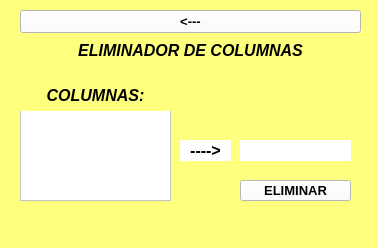
<?xml version="1.0" encoding="UTF-8"?>
<ui version="4.0">
 <class>Ventana_Eliminar_Columnas</class>
 <widget class="QMainWindow" name="Ventana_Eliminar_Columnas">
  <property name="geometry">
   <rect>
    <x>0</x>
    <y>0</y>
    <width>378</width>
    <height>248</height>
   </rect>
  </property>
  <property name="windowTitle">
   <string>Eliminador de Columnas</string>
  </property>
  <property name="styleSheet">
   <string notr="true">background-color: rgb(255, 255, 127);</string>
  </property>
  <widget class="QWidget" name="centralwidget">
   <widget class="QPushButton" name="eliminar">
    <property name="geometry">
     <rect>
      <x>240</x>
      <y>180</y>
      <width>111</width>
      <height>21</height>
     </rect>
    </property>
    <property name="font">
     <font>
      <pointsize>10</pointsize>
      <weight>75</weight>
      <bold>true</bold>
     </font>
    </property>
    <property name="styleSheet">
     <string notr="true">QPushButton:hover{
	
	background-color: rgb(165, 175, 173);
}
QPushButton{
	background-color: rgb(255, 255, 255);
}</string>
    </property>
    <property name="text">
     <string>ELIMINAR</string>
    </property>
   </widget>
   <widget class="QLabel" name="img">
    <property name="geometry">
     <rect>
      <x>260</x>
      <y>80</y>
      <width>71</width>
      <height>51</height>
     </rect>
    </property>
    <property name="text">
     <string/>
    </property>
    <property name="pixmap">
     <pixmap>../multimedia/eliminar.png</pixmap>
    </property>
    <property name="scaledContents">
     <bool>true</bool>
    </property>
   </widget>
   <widget class="QListWidget" name="listaColumnas">
    <property name="geometry">
     <rect>
      <x>20</x>
      <y>110</y>
      <width>151</width>
      <height>91</height>
     </rect>
    </property>
    <property name="styleSheet">
     <string notr="true">background-color: rgb(255, 255, 255);</string>
    </property>
   </widget>
   <widget class="QLabel" name="titulo_2">
    <property name="geometry">
     <rect>
      <x>20</x>
      <y>80</y>
      <width>151</width>
      <height>31</height>
     </rect>
    </property>
    <property name="font">
     <font>
      <pointsize>12</pointsize>
      <weight>75</weight>
      <italic>true</italic>
      <bold>true</bold>
     </font>
    </property>
    <property name="text">
     <string>COLUMNAS:</string>
    </property>
    <property name="alignment">
     <set>Qt::AlignCenter</set>
    </property>
   </widget>
   <widget class="QLabel" name="columna">
    <property name="geometry">
     <rect>
      <x>240</x>
      <y>140</y>
      <width>111</width>
      <height>21</height>
     </rect>
    </property>
    <property name="styleSheet">
     <string notr="true">background-color: rgb(255, 255, 255);</string>
    </property>
    <property name="text">
     <string/>
    </property>
   </widget>
   <widget class="QLabel" name="flechita">
    <property name="geometry">
     <rect>
      <x>180</x>
      <y>140</y>
      <width>51</width>
      <height>21</height>
     </rect>
    </property>
    <property name="font">
     <font>
      <pointsize>12</pointsize>
      <weight>75</weight>
      <bold>true</bold>
     </font>
    </property>
    <property name="styleSheet">
     <string notr="true">background-color: rgb(255, 255, 255);</string>
    </property>
    <property name="text">
     <string>----&gt;</string>
    </property>
    <property name="alignment">
     <set>Qt::AlignCenter</set>
    </property>
   </widget>
   <widget class="QWidget" name="">
    <property name="geometry">
     <rect>
      <x>20</x>
      <y>10</y>
      <width>341</width>
      <height>51</height>
     </rect>
    </property>
    <layout class="QVBoxLayout" name="verticalLayout">
     <item>
      <widget class="QPushButton" name="regresar">
       <property name="font">
        <font>
         <pointsize>10</pointsize>
         <weight>75</weight>
         <bold>true</bold>
        </font>
       </property>
       <property name="cursor">
        <cursorShape>OpenHandCursor</cursorShape>
       </property>
       <property name="styleSheet">
        <string notr="true">QPushButton:hover{
	
	background-color: rgb(165, 175, 173);
}
QPushButton{
	background-color: rgb(255, 255, 255);
}</string>
       </property>
       <property name="text">
        <string>&lt;---</string>
       </property>
      </widget>
     </item>
     <item>
      <widget class="QLabel" name="titulo">
       <property name="font">
        <font>
         <pointsize>12</pointsize>
         <weight>75</weight>
         <italic>true</italic>
         <bold>true</bold>
        </font>
       </property>
       <property name="text">
        <string>ELIMINADOR DE COLUMNAS</string>
       </property>
       <property name="alignment">
        <set>Qt::AlignCenter</set>
       </property>
      </widget>
     </item>
    </layout>
   </widget>
  </widget>
  <widget class="QMenuBar" name="menubar">
   <property name="geometry">
    <rect>
     <x>0</x>
     <y>0</y>
     <width>378</width>
     <height>21</height>
    </rect>
   </property>
  </widget>
  <widget class="QStatusBar" name="statusbar"/>
 </widget>
 <resources/>
 <connections/>
</ui>
